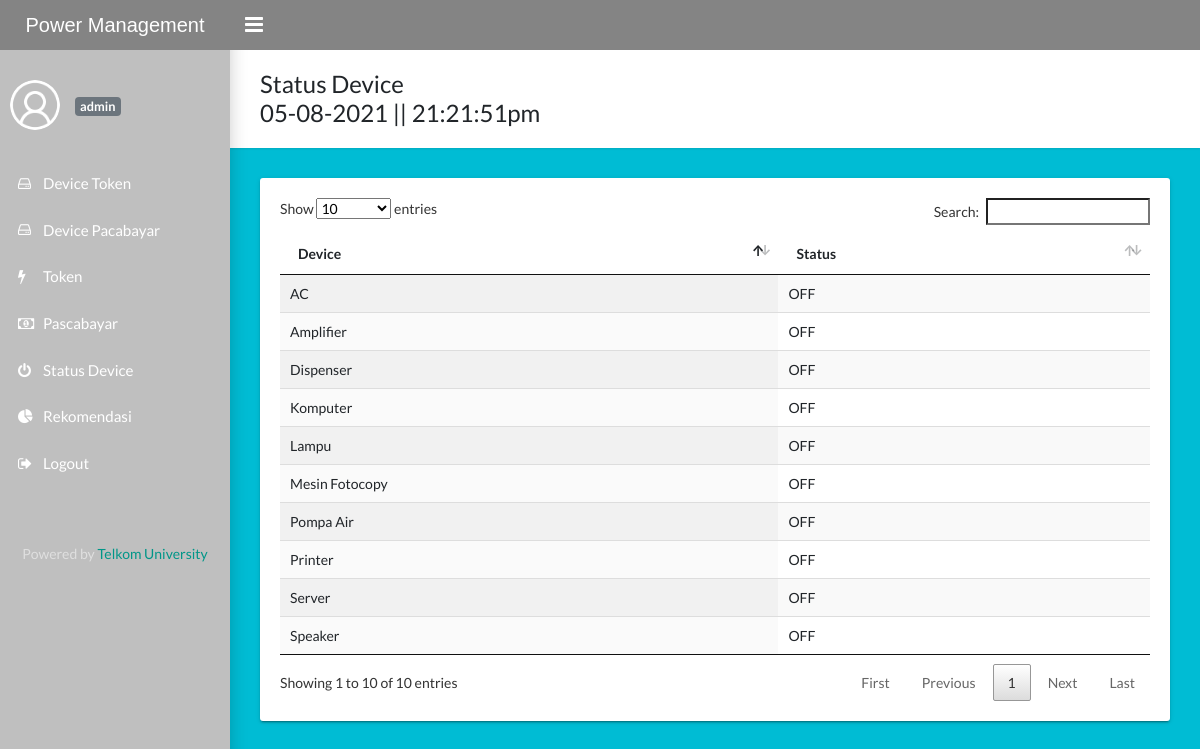
Screenshot of /dataprioritas.php (signed in) with the database file from the repository.
### tables this page shows
CREATE TABLE `device` (
  `id_device` int(10) NOT NULL,
  `username` varchar(60) NOT NULL,
  `nama` varchar(50) NOT NULL,
  `daya` int(5) NOT NULL,
  `jumlah` int(5) NOT NULL,
  `jam` int(2) NOT NULL,
  `prioritas` int(2) NOT NULL,
  `total_daya` float NOT NULL
);

### dataprioritas.php (the view, shortened to what this page needs)
<?php
include('include/config.php');
if(strlen($_SESSION['alogin'])==0)
{
  header('location:index.php');
}
else{
  ?>
  <!DOCTYPE html>
  <html lang="en">
  <head>
    <link rel="stylesheet" type="text/css" href="css/main.css">
    <link rel="stylesheet" type="text/css" href="https://maxcdn.bootstrapcdn.com/font-awesome/4.7.0/css/font-awesome.min.css">
    <link type="text/css" href='datatabel/jquery.dataTables.min.css' rel='stylesheet'>
    <link type="text/css" href='datatabel/responsive.dataTables.min.css' rel='stylesheet'>
    <link type="text/css" href='datatabel/buttons.dataTables.min.css' rel='stylesheet'>
  </head>
  <body class="app sidebar-mini rtl">
    <?php include('include/header.php');?>
    <?php include('include/sidebar.php');?>
    <main class="app-content">
      <div class="app-title">
        <div>
          <h1> Status Device</h1>
          <h1><?php echo date("d-m-Y || H:i:sa");?></h1>
        </div>
      </div>
      <div class="row">
        <div class="col-md-12">
          <div class="tile">
            <div class="tile-body">
            <table id="example" class="display responsive nowrap" style="width:100%">
              <thead>
                <tr>
                <th>Device</th>
                <th>Status</th>
                </tr>
              </thead>
              <tbody>
                <?php
                if(isset($_SESSION['alogin'])){
                    try{
                      $sql = "SELECT device.nama, status.status FROM device JOIN status ON device.prioritas=status.prioritas";
                      $query = $dbh -> prepare($sql);
                      $query->execute();
                      $results=$query->fetchAll(PDO::FETCH_OBJ);
                      $cnt=1;
                    }catch(PDOException $e){
                      echo "Error showing record: " . $e->getMessage();
                    }
                  }
                if($query->rowCount() > 0)
                {
                  foreach($results as $result)
                    {       ?>
                      <tr>
                        <td><?php echo htmlentities($result->nama);?></td>
                        <td>
                          <?php
                            if($result->status==1){
                              echo "ON";
                            }else{
                              echo "OFF";
                            }
                          ?></td>
                      </tr>
                      <?php $cnt=$cnt+1; }} ?>
              </tbody>
            </table>
          </div>
        </div>
      </div>
      </main>
  </body>
  </html>
  <?php } ?>

### rows the page displays
device: nama "Server"
device: nama "Komputer"
device: nama "Mesin Fotocopy"
device: nama "Printer"
device: nama "Pompa Air"
device: nama "AC"
device: nama "Amplifier"
device: nama "Speaker"
device: nama "Lampu"
device: nama "Dispenser"

### other values shown
$username "admin"
